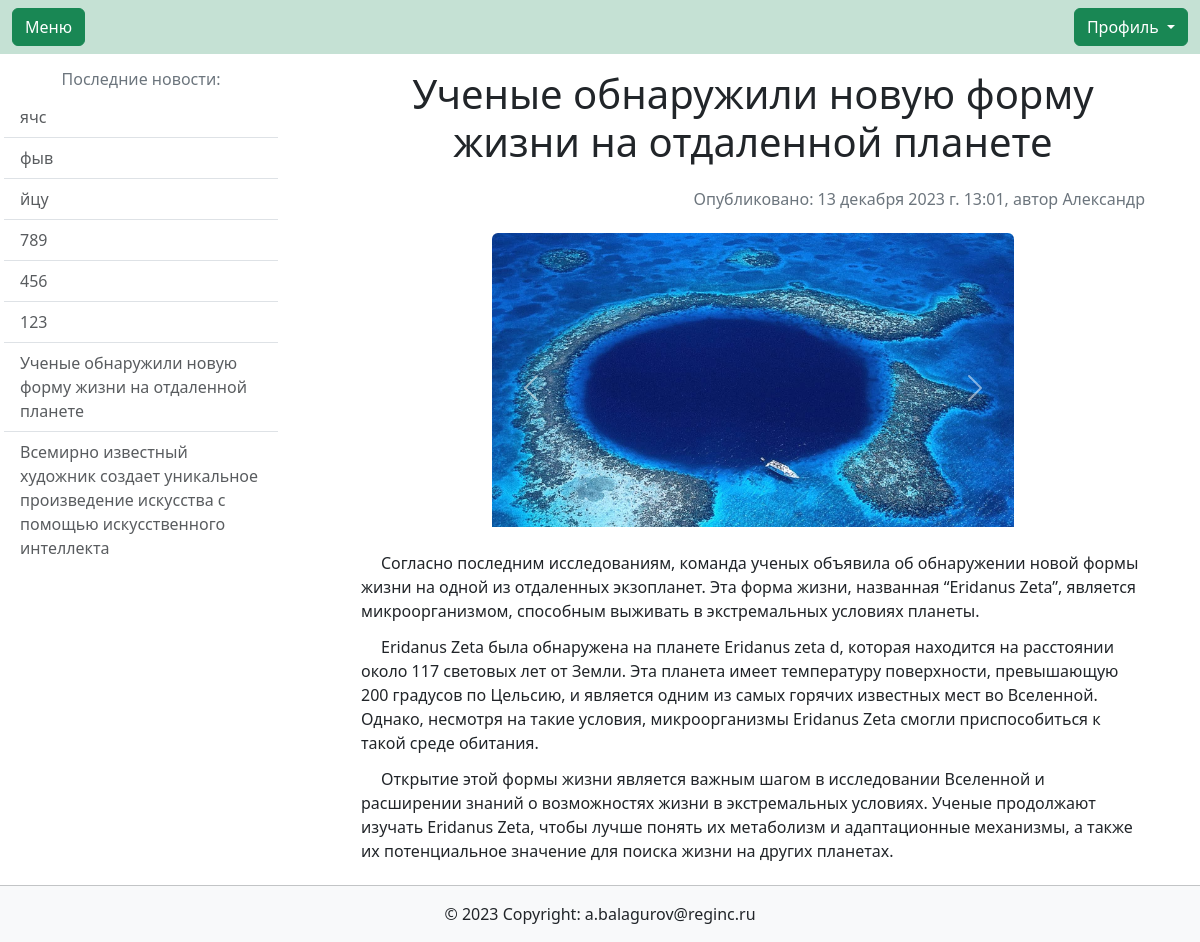
Screenshot of /news/2/ with the database file from the repository.
### main/models.py (models this page shows, shortened)
class PublicationsModel(models.Model):
    tags = models.ManyToManyField('TagsModel', blank=True, related_name='Тэги')
    autor = models.ForeignKey(User, on_delete=models.PROTECT, related_name='autor')
    title = models.CharField(max_length=150, blank=True)
    text = models.TextField(blank=True)
    date_pub = models.DateTimeField(null=True)
    show_news = models.BooleanField(default=True)
    editor = models.ForeignKey(User, on_delete=models.PROTECT, related_name='editor')
    date_edit = models.DateTimeField(auto_now=True)
    class Meta:
        verbose_name_plural = 'Публикации'
        default_permissions = ()
        permissions = [
            ('main_publications_editor', 'Can edit the publications of any author'),
            ('publications_editor', 'Can add, edit and delete only his own publications')
        ]

class ImagesModel(models.Model):
    news = models.ForeignKey(PublicationsModel, on_delete=models.CASCADE)
    image = models.ImageField(upload_to='news/%Y%m%d/', max_length=200)
    description = models.CharField(max_length=200, blank=True)
    image_big = ImageSpecField(
        source="image", processors=[ResizeToFit(1024, 768)],
        format='JPEG', options={'quality': 95})
    image_medium = ImageSpecField(
        source="image", processors=[ResizeToFit(400, 300)],
        format='JPEG', options={'quality': 95})
    image_small = ImageSpecField(
        source="image", processors=[ResizeToFit(60, 45)],
        format='JPEG', options={'quality': 95})
    class Meta:
        verbose_name_plural = 'Медиа-материалы'
        default_permissions = ()
        permissions = [
            ('image_editor', 'Can add or delete images for publication'),
        ]

### users/models.py (models this page shows, shortened)
class User(AbstractUser):
    description = models.CharField(max_length=150, blank=True, verbose_name='Занимаемая должность',)
    class Meta:
        verbose_name_plural = 'Пользователи'
        default_permissions = ()
        permissions = [
            ('edit_profile', 'Сan change his profile data'),
            ('user_administration', 'Can add, change and delete user data')
        ]

### main/views.py (the view, shortened to what this page needs)
# urls.py: path('news/<int:id>/', views.new_full, name='newsFull'),
def new_full(request, id):
    news_full = PublicationsModel.objects.select_related('autor').get(pk=id)
    comments = news_full.publicationscommentsmodel_set.select_related('user').values('id', 'date_comment', 'text', 'user__first_name', 'user__last_name', 'show_comment')
    news_full.text = news_full.text.split('\r\n')
    last_news = PublicationsModel.objects.order_by('-date_pub').all().values('id', 'title')
    form = AddCommentForm()
    context = {
        'last_news': last_news,
        'news': news_full,
        'form': form,
        'comments': comments,
        }
    return render(request, 'main/newFull.html', context)

### main/templates/main/newFull.html (shortened to what this page needs)
{% extends  'base.html' %}
{% load static %}
{% load bootstrap5 %}
{% block content %}
    <div class="row">
        <div class="d-none d-xl-block col-xl-3 p-3">
            <h6 class="text-center text-secondary">
                Последние новости:
            </h6>
            <ul class="list-group list-group-flush">
                {% for news in last_news %}
                    <li class="list-group-item"><a href="{% url 'main:newsFull' news.id %}" class="text-muted stretched-link text-decoration-none">{{news.title}}</a></li>
                {% endfor %}
            </ul>
        </div>
        <div class="col-10 col-xl-8 mx-auto p-3">
            <h1 class="text-center">
                {{ news.title }}
            </h1>
            <h6 class="text-end text-secondary py-3">
                Опубликовано: {{ news.date_pub }}, автор {{ news.autor.last_name }} {{ news.autor.first_name }}
            </h6>
            {% if news.imagesmodel_set.all %}
                <div id="carouselExampleControls" class="carousel slide col-12 col-md-10 col-lg-8 mx-auto pb-3" data-bs-ride="carousel">
                    <div class="carousel-inner">
                        {% for image in news.imagesmodel_set.all %}
                            <div class="wrapper carousel-item {% if forloop.counter == 1 %}active{% endif %}" >
                                <img src="{{ image.image_big.url }}" class="d-block mx-auto rounded-2" alt="{{ image.description }}">
                            </div>
                        {% endfor %}
                    </div>
                 <button class="carousel-control-prev" type="button" data-bs-target="#carouselExampleControls" data-bs-slide="prev">
                     <span class="carousel-control-prev-icon" aria-hidden="true"></span>
                 </button>
                 <button class="carousel-control-next" type="button" data-bs-target="#carouselExampleControls" data-bs-slide="next">
                        <span class="carousel-control-next-icon text-secondary" aria-hidden="true"></span>
                    </button>
                </div>
            {% endif %}
            {% for paragraph in news.text %}
                <p class="py-1 my-1" style="text-indent: 20px;">
                    {{ paragraph }}
                </p>
            {% endfor %}
        </div>
    </div>
{% endblock content %}

### main/static/main/css/style.css (style rules this page uses)
body { min-height: 100vh; position: relative; margin: 0; padding-bottom: 55px; box-sizing: border-box; }
.wrapper { position: relative; padding-top: 56.25%; }
.wrapper img { position: absolute; left: 0; top: 0; width: 100%; height: auto; }

### rows the page displays
PublicationsModel: title "ячс"
PublicationsModel: title "фыв"
PublicationsModel: title "йцу"
PublicationsModel: title "789"
PublicationsModel: title "456"
PublicationsModel: title "123"
PublicationsModel: title "Ученые обнаружили новую форму жизни на отдаленной планете", date_pub "13 декабря 2023 г. 13:01", autor.first_name "Александр"
PublicationsModel: title "Всемирно известный художник создает уникальное произведение искусства с помощью искусственного интеллекта"
ImagesModel: image_big (picture)
